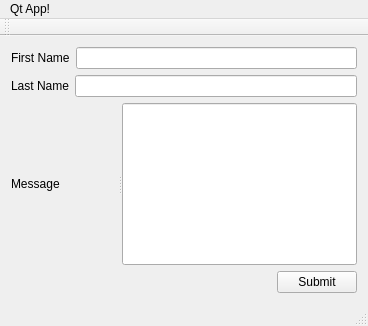
<?xml version="1.0" encoding="UTF-8"?>
<ui version="4.0">
 <class>MainWindow</class>
 <widget class="QMainWindow" name="MainWindow">
  <property name="geometry">
   <rect>
    <x>0</x>
    <y>0</y>
    <width>368</width>
    <height>326</height>
   </rect>
  </property>
  <property name="windowTitle">
   <string>MainWindow</string>
  </property>
  <widget class="QWidget" name="centralWidget">
   <layout class="QVBoxLayout" name="verticalLayout">
    <item>
     <layout class="QHBoxLayout" name="HorLayout1">
      <item>
       <widget class="QLabel" name="label">
        <property name="text">
         <string>First Name</string>
        </property>
       </widget>
      </item>
      <item>
       <widget class="QLineEdit" name="firstNameLineEdit"/>
      </item>
     </layout>
    </item>
    <item>
     <layout class="QHBoxLayout" name="HotLayout2">
      <item>
       <widget class="QLabel" name="label_2">
        <property name="text">
         <string>Last Name</string>
        </property>
       </widget>
      </item>
      <item>
       <widget class="QLineEdit" name="lastNameLineEdit"/>
      </item>
     </layout>
    </item>
    <item>
     <widget class="QSplitter" name="HorLayout3">
      <property name="orientation">
       <enum>Qt::Horizontal</enum>
      </property>
      <widget class="QLabel" name="label_3">
       <property name="text">
        <string>Message</string>
       </property>
      </widget>
      <widget class="QLineEdit" name="messageLineEdit"/>
     </widget>
    </item>
    <item>
     <layout class="QHBoxLayout" name="HotLayout4">
      <item>
       <spacer name="horizontalSpacer">
        <property name="orientation">
         <enum>Qt::Horizontal</enum>
        </property>
        <property name="sizeHint" stdset="0">
         <size>
          <width>40</width>
          <height>20</height>
         </size>
        </property>
       </spacer>
      </item>
      <item>
       <widget class="QPushButton" name="pushButton">
        <property name="text">
         <string>Submit</string>
        </property>
       </widget>
      </item>
     </layout>
    </item>
   </layout>
  </widget>
  <widget class="QMenuBar" name="menuBar">
   <property name="geometry">
    <rect>
     <x>0</x>
     <y>0</y>
     <width>368</width>
     <height>22</height>
    </rect>
   </property>
   <widget class="QMenu" name="menuQt_App">
    <property name="title">
     <string>Qt App!</string>
    </property>
   </widget>
   <addaction name="menuQt_App"/>
  </widget>
  <widget class="QToolBar" name="mainToolBar">
   <attribute name="toolBarArea">
    <enum>TopToolBarArea</enum>
   </attribute>
   <attribute name="toolBarBreak">
    <bool>false</bool>
   </attribute>
  </widget>
  <widget class="QStatusBar" name="statusBar"/>
 </widget>
 <layoutdefault spacing="6" margin="11"/>
 <resources/>
 <connections/>
</ui>
